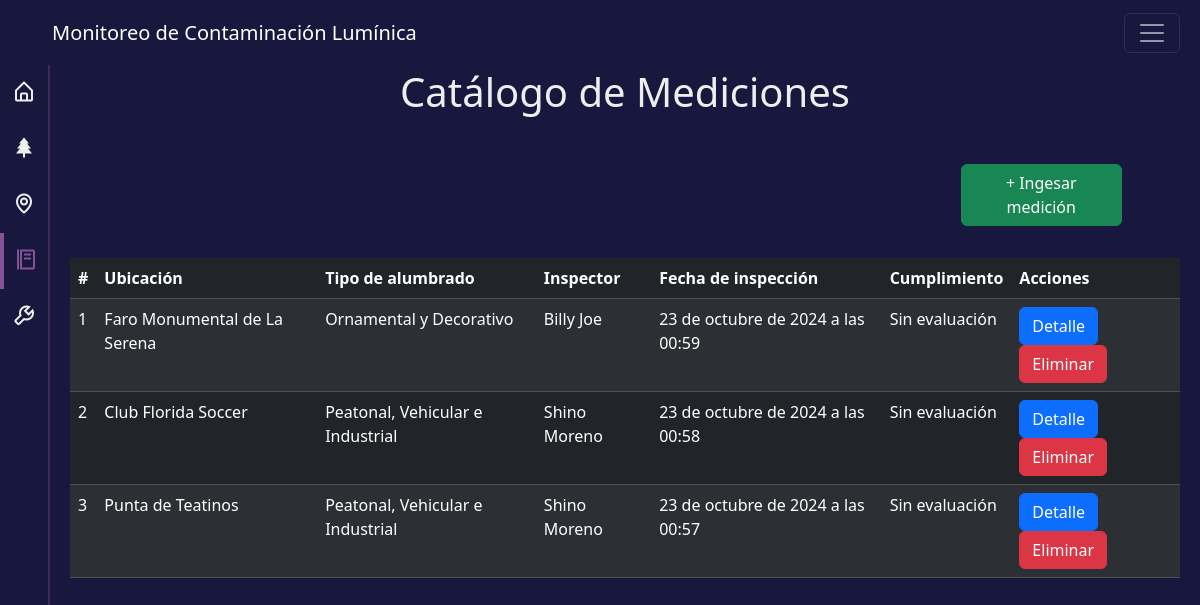
Screenshot of /catalogo/ with the database file from the repository.
### catalogo_mediciones/models.py (models this page shows, shortened)
class CatalogoMedicion(models.Model):
    medicion_art5 = models.ForeignKey(TipoAlumbradoArt5, null=True, blank=True, on_delete=models.RESTRICT)
    medicion_art6 = models.ForeignKey(TipoAlumbradoArt6, null=True, blank=True, on_delete=models.RESTRICT)
    class Meta:
        verbose_name = 'Catálogo de Mediciones'
        verbose_name_plural = 'Catálogo de Mediciones'

class TipoAlumbradoArt6(models.Model):
    nivel_cumplimiento = models.CharField(max_length=1, null=True, blank=True, choices=nivel_cumplimiento, default='0')
    tipo = models.CharField(max_length=4,choices=tipos_alumbrado, default='art6')
    estado = models.IntegerField(default='0')
    direccion = models.CharField(max_length=250, verbose_name='Ubicación')
    latitud = models.FloatField(verbose_name='Latitud')
    longitud = models.FloatField(verbose_name='Longitud')
    tipo_flujo_luminoso = models.CharField(max_length=1, choices=tipo_flujo_luminoso, default='', verbose_name='Tipo de flujo luminoso')
    valor_flujo_luminoso = models.FloatField(verbose_name='Flujo luminoso de luminaria')
    Hemisferio_superior = models.FloatField(verbose_name='Emisión al hemisferio superior')
    proteccion_especial = models.CharField(max_length=2, verbose_name='Área de protección especial')
    reflexion_luminancia = models.FloatField(verbose_name='Emisión por Reflexión: Luminancia')
    temperatura_luz_blanca = models.FloatField(verbose_name='Temperatura de color: Luz Blanca')
    temperatura_luz_color = models.FloatField(verbose_name='Temperatura de color: Luces multicolor')
    limite_horario = models.CharField(max_length=2, verbose_name='Limite horario')
    horario_extendido = models.CharField(max_length=2, verbose_name='Permiso de extención horaria')
    observaciones = models.CharField(max_length=500, blank=True, null=True, verbose_name='Observaciones')
    usuario = models.ForeignKey(Usuario, null=True, on_delete=models.SET_NULL) # el objeto hijo existe incluso si el objeto padre es eliminado
    creado = models.DateTimeField(default=timezone.now)
    class Meta:
        verbose_name = 'Medicion art6'
        verbose_name_plural = 'Mediciones art6'

class Usuario(models.Model):
    run = models.CharField(max_length=10, verbose_name='RUN')
    nombre = models.CharField(max_length=100, verbose_name='Nombre')
    paterno = models.CharField(max_length=100, verbose_name='Apellido Paterno')
    materno = models.CharField(max_length=100, verbose_name='Apellido Materno')
    rol = models.ForeignKey(Rol, null=True, on_delete=models.RESTRICT)
    creado = models.DateTimeField(default=timezone.now)
    def __str__(self):
        return "{} {}".format(self.nombre, self.paterno, self.materno)
    class Meta:
        db_table = 'usuario'
        verbose_name = 'Usuario'
        verbose_name_plural = 'Usuarios'
        ordering = ['nombre', 'paterno', 'materno']

class TipoAlumbradoArt5(models.Model):
    nivel_cumplimiento = models.CharField(max_length=1, null=True, blank=True, choices=nivel_cumplimiento, default='0')
    tipo = models.CharField(max_length=4,choices=tipos_alumbrado, default='art5')
    estado = models.IntegerField(default='0')
    direccion = models.CharField(max_length=250, verbose_name='Ubicación')
    latitud = models.FloatField(verbose_name='Latitud')
    longitud = models.FloatField(verbose_name='Longitud')
    menor_igual_90grados = models.FloatField(verbose_name='Intensidad Luminosa <= 90º')
    mayor_90grados = models.FloatField(verbose_name='Intensidad Luminosa > 90º')
    clase_luminaria = models.CharField(max_length=50, verbose_name='Clase de luminaria')
    emision_reflexion =  models.FloatField(verbose_name='Emisión por Reflexión')
    proteccion_especial = models.CharField(max_length=2, verbose_name='Área de protección especial')
    radiancia_espectral = models.FloatField(verbose_name='Radiancia Espectral')
    emision_conjunta = models.CharField(max_length=2, verbose_name='Emision conjunta considerada')
    observaciones = models.CharField(max_length=500, blank=True, null=True, verbose_name='Observaciones')
    usuario = models.ForeignKey(Usuario,null=True, on_delete=models.SET_NULL)
    creado = models.DateTimeField(default=timezone.now)
    class Meta:
        verbose_name = 'Medicion art5'
        verbose_name_plural = 'Mediciones art5'

### catalogo_mediciones/views.py (the view)
# urls.py: path('', v.catalogo_mediciones, name='catalogo'),
def catalogo_mediciones(request):
    catalogo_mediciones = CatalogoMedicion.objects.all()
    mediciones_art5 = TipoAlumbradoArt5.objects.all()
    mediciones_art6 = TipoAlumbradoArt6.objects.all()
    initialMap = folium.Map(location=[-29.9055324, -71.2313308], zoom_start=11)
    marker_cluster = MarkerCluster().add_to(initialMap)
    kw = {
        "color": "green",
        "line_cap": "round",
        "fill": True,
        "fill_color": "red",
        "weight": 3,
    }
    for medicion in catalogo_mediciones:
        if medicion.medicion_art5:
            lat = medicion.medicion_art5.latitud
            lng = medicion.medicion_art5.longitud
            direccion = medicion.medicion_art5.direccion
            nivel_cumpl = medicion.medicion_art5.nivel_cumplimiento
            tipo = "Art 5"
            usuario = medicion.medicion_art5.usuario
        elif medicion.medicion_art6:
            lat = medicion.medicion_art6.latitud
            lng = medicion.medicion_art6.longitud
            direccion = medicion.medicion_art6.direccion
            nivel_cumpl = medicion.medicion_art6.nivel_cumplimiento
            tipo = "Art 6"
            usuario = medicion.medicion_art6.usuario
        if nivel_cumpl == '0':
            icon = folium.Icon(icon="minus-sign", prefix="glyphicon", color="gray")
        elif nivel_cumpl == '1':
            icon = folium.Icon(icon="remove-sign", prefix="glyphicon", color="red")
        elif nivel_cumpl == '2':
            icon = folium.Icon(icon="ok-sign", prefix="glyphicon", color="orange")
        else:
            icon = folium.Icon(icon="ok-sign", prefix="glyphicon", color="green")
        folium.Marker(
            location=[lat, lng],
            popup=f'{direccion} ({tipo}) - Inspector: {usuario}',
            tooltip=f'{direccion} - Nivel de Cumplimiento: {nivel_cumpl}',
            icon=icon
        ).add_to(marker_cluster)
        dx = 0.0001  # Ajusta este valor para definir el tamaño del rectángulo
        folium.Rectangle(
            bounds=[[lat - dx, lng - dx], [lat + dx, lng + dx]],
            dash_array="10, 5",
            **kw,
            popup=f'{direccion} ({tipo}) - Nivel: {nivel_cumpl}',
            tooltip=f'Área de {direccion} - Cumplimiento: {nivel_cumpl}',
        ).add_to(initialMap)
    context = {
        'catalogo_mediciones': catalogo_mediciones,
        'mediciones_art5': mediciones_art5,
        'mediciones_art6': mediciones_art6,
        'map': initialMap._repr_html_()  # Renderizar el mapa en HTML para Django
    }
    return render(request, 'catalogo_mediciones/catalogo_mediciones.html', context)

### templates/catalogo_mediciones/catalogo_mediciones.html (shortened to what this page needs)
{% extends 'base.html' %}
{% load static %}
{% block contenido %}
<div class="row d-flex justify-content-center">
  <h1 class="text-center mb-5">Catálogo de Mediciones</h1>
    <div id="map-container" class="col-9">
    </div>
    <div class="col-2">
      <a href="{% url 'registrar_medicion' %}" class="btn btn-success">+ Ingesar medición</a>
    </div>
  </div>
  <div class="row d-flex justify-content-end mt-3">
    <table class="table table-dark table-hover table-striped mt-3">
      <thead>
        <tr>
          <th>#</th>
          <th>Ubicación</th>
          <th>Tipo de alumbrado</th>
          <th>Inspector</th>
          <th>Fecha de inspección</th>
          <th>Cumplimiento</th>
          <th>Acciones</th>
        </tr>
      </thead>
      <tbody>
        {% for medicion in catalogo_mediciones %}
        <tr>
          <td>{{ forloop.counter }}</td>
          <td>
            {% if medicion.medicion_art5 %}
            {{ medicion.medicion_art5.direccion }}
            {% elif medicion.medicion_art6 %}
            {{ medicion.medicion_art6.direccion }}
            {% endif %}
          </td>
          <td>
            {% if medicion.medicion_art5 %}
            {{ medicion.medicion_art5.get_tipo_display }}
            {% elif medicion.medicion_art6 %}
            {{ medicion.medicion_art6.get_tipo_display }}
            {% endif %}
          </td>
          <td>
            {% if medicion.medicion_art5 %}
            {{ medicion.medicion_art5.usuario }}
            {% elif medicion.medicion_art6 %}
            {{ medicion.medicion_art6.usuario }}
            {% endif %}
          </td>
          <td>
            {% if medicion.medicion_art5 %}
            {{ medicion.medicion_art5.creado }}
            {% elif medicion.medicion_art6 %}
            {{ medicion.medicion_art6.creado }}
            {% endif %}
          </td>
          <td>
            {% if medicion.medicion_art5 %}
            {{ medicion.medicion_art5.get_nivel_cumplimiento_display }}
            {% elif medicion.medicion_art6 %}
            {{ medicion.medicion_art6.get_nivel_cumplimiento_display }}
            {% endif %}
          </td>
          <td>
            <a href="{% url 'detalle_medicion' medicion.id %}" class="btn btn-primary">Detalle</a>
            <a href="{% url 'eliminar_medicion' medicion.id %}" class="btn btn-danger"
              onclick="return confirm('¿Estás seguro de eliminar esta medición?');">Eliminar</a>
          </td>
        </tr>
        {% endfor %}
      </tbody>
    </table>
</div>
{% endblock contenido %}

### templates/base.html (shortened to what this page needs)
<!DOCTYPE html>
{% load static %}
<html lang="es">
<head>
    <link rel="stylesheet" href="{% static 'css/bootstrap.min.css' %}">
    <link href='https://unpkg.com/boxicons@2.1.4/css/boxicons.min.css' rel='stylesheet'>
</head>
<body>
    <div class="container-fluid">
        {% block menu %}
        <nav class="navbar fixed-top navbar-dark p-2" style="height: 65px; background-color: #18173e;">
            <div class="container-fluid">
                <a class="navbar-brand ms-4 ps-2" href="{% url 'areas' %}">Monitoreo de Contaminación Lumínica</a>
                <button class="navbar-toggler" type="button" data-bs-toggle="offcanvas" data-bs-target="#offcanvasNavbar"
                    aria-controls="offcanvasNavbar" aria-label="Toggle navigation">
                    <span class="navbar-toggler-icon"></span>
                </button>
            </div>
        </nav>
        {% endblock menu %}
        {% block aside %}
        <div class="sidebar">
            <a href="{% url '' %}" class="{% if request.path == '/' %}active{% endif %}" data-bs-toggle="tooltip" data-bs-placement="right" title="Inicio">
                <i class='bx bx-home-alt'></i>
            </a>
            <a href="{% url 'areas' %}" class="{% if request.path == '/areas/' %}active{% endif %}" data-bs-toggle="tooltip" data-bs-placement="right" title="Áreas de Biodiversidad">
                <i class='bx bxs-tree'></i>
            </a>
            <a href="{% url 'mapa' %}" class="{% if request.path == '/mapa/' %}active{% endif %}" data-bs-toggle="tooltip" data-bs-placement="right" title="Mapa de mediciones">
                <i class='bx bx-map'></i>
            </a>
            <a href="{% url 'catalogo' %}" class="{% if request.path == '/catalogo/' %}active{% endif %}" data-bs-toggle="tooltip" data-bs-placement="right" title="Catálogo de mediciones">
                <i class='bx bx-food-menu'></i>
            </a>
            <a href="#" class="" data-bs-toggle="tooltip" data-bs-placement="right" title="Herramientas">
                <i class='bx bx-wrench'></i>
            </a>
        </div>
        {% endblock aside %}
        <div class="content mt-5">
            {% block contenido %}{% endblock contenido %}
        </div>
    </div>
</body>
</html>

### templates/base.html (style rules this page uses)
body { background-color: #18173e; color: #eee; }
.sidebar { height: 100vh; position: fixed; top: 0; left: 0; width: 50px; background-color: #18173e; padding-top: 65px; border-right: 2px solid #3c2a58; text-align: center; }
.sidebar a { color: #eee; padding: 10px; text-decoration: none; display: block; font-size: 24px; }
.content { margin-left: 50px; padding: 20px; }
.sidebar a.active { color: #845297; border-left: 4px solid #845297; }

### rows the page displays
CatalogoMedicion: medicion_art6.direccion "Faro Monumental de La Serena", medicion_art6.tipo "Ornamental y Decorativo", medicion_art6.usuario "Billy Joe", medicion_art6.creado "23 de octubre de 2024 a las 00:59", medicion_art6.nivel_cumplimiento "Sin evaluación"
CatalogoMedicion: medicion_art5.direccion "Club Florida Soccer", medicion_art5.tipo "Peatonal, Vehicular e Industrial", medicion_art5.usuario "Shino Moreno", medicion_art5.creado "23 de octubre de 2024 a las 00:58", medicion_art5.nivel_cumplimiento "Sin evaluación"
CatalogoMedicion: medicion_art5.direccion "Punta de Teatinos", medicion_art5.tipo "Peatonal, Vehicular e Industrial", medicion_art5.usuario "Shino Moreno", medicion_art5.creado "23 de octubre de 2024 a las 00:57", medicion_art5.nivel_cumplimiento "Sin evaluación"
